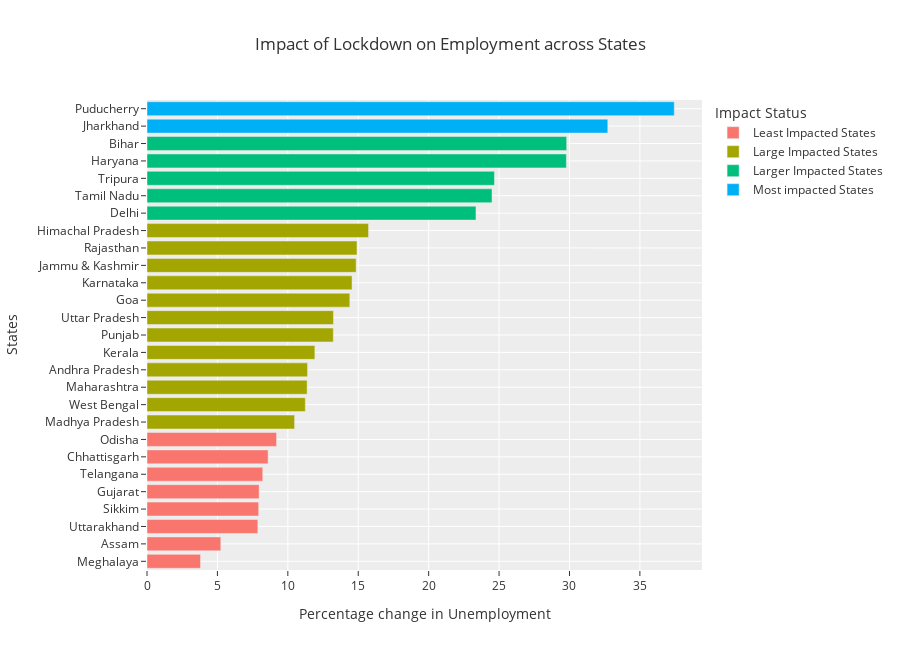

This figure's notebook cell:
### Code cell
plot_per['Impact Status'] = plot_per['Percentage change in Unemployment'].apply(lambda x:sort_impact(x))
fig = px.bar(plot_per, y = 'States',x = 'Percentage change in Unemployment', color = 'Impact Status', title = 'Impact of Lockdown on Employment across States', template = 'ggplot2', height = 650)
fig.show()

### Figure 1 — Plotly figure (JSON) as saved in the notebook; plotly's stock layout.template omitted (floating-point values rounded to 4 significant figures)
{"data": [{"alignmentgroup": "True", "hovertemplate": "Impact Status=Least Impacted States<br>Percentage change in Unemployment=%{x}<br>States=%{y}<extra></extra>", "legendgroup": "Least Impacted States", "marker": {"color": "#F8766D", "pattern": {"shape": ""}}, "name": "Least Impacted States", "offsetgroup": "Least Impacted States", "orientation": "h", "showlegend": true, "textposition": "auto", "type": "bar", "x": [3.8, 5.24, 7.87, 7.93, 7.96, 8.22, 8.6, 9.2], "xaxis": "x", "y": ["Meghalaya", "Assam", "Uttarakhand", "Sikkim", "Gujarat", "Telangana", "Chhattisgarh", "Odisha"], "yaxis": "y"}, {"alignmentgroup": "True", "hovertemplate": "Impact Status=Large Impacted States<br>Percentage change in Unemployment=%{x}<br>States=%{y}<extra></extra>", "legendgroup": "Large Impacted States", "marker": {"color": "#A3A500", "pattern": {"shape": ""}}, "name": "Large Impacted States", "offsetgroup": "Large Impacted States", "orientation": "h", "showlegend": true, "textposition": "auto", "type": "bar", "x": [10.48, 11.24, 11.37, 11.4, 11.92, 13.23, 13.24, 14.4, 14.56, 14.85, 14.91, 15.73], "xaxis": "x", "y": ["Madhya Pradesh", "West Bengal", "Maharashtra", "Andhra Pradesh", "Kerala", "Punjab", "Uttar Pradesh", "Goa", "Karnataka", "Jammu & Kashmir", "Rajasthan", "Himachal Pradesh"], "yaxis": "y"}, {"alignmentgroup": "True", "hovertemplate": "Impact Status=Larger Impacted States<br>Percentage change in Unemployment=%{x}<br>States=%{y}<extra></extra>", "legendgroup": "Larger Impacted States", "marker": {"color": "#00BF7D", "pattern": {"shape": ""}}, "name": "Larger Impacted States", "offsetgroup": "Larger Impacted States", "orientation": "h", "showlegend": true, "textposition": "auto", "type": "bar", "x": [23.36, 24.5, 24.67, 29.78, 29.8], "xaxis": "x", "y": ["Delhi", "Tamil Nadu", "Tripura", "Haryana", "Bihar"], "yaxis": "y"}, {"alignmentgroup": "True", "hovertemplate": "Impact Status=Most impacted States<br>Percentage change in Unemployment=%{x}<br>States=%{y}<extra></extra>", "legendgroup": "Most impacted States", "marker": {"color": "#00B0F6", "pattern": {"shape": ""}}, "name": "Most impacted States", "offsetgroup": "Most impacted States", "orientation": "h", "showlegend": true, "textposition": "auto", "type": "bar", "x": [32.72, 37.44], "xaxis": "x", "y": ["Jharkhand", "Puducherry"], "yaxis": "y"}], "layout": {"barmode": "relative", "height": 650, "legend": {"title": {"text": "Impact Status"}, "tracegroupgap": 0}, "title": {"text": "Impact of Lockdown on Employment across States"}, "xaxis": {"anchor": "y", "domain": [0, 1], "title": {"text": "Percentage change in Unemployment"}}, "yaxis": {"anchor": "x", "domain": [0, 1], "title": {"text": "States"}}}}
